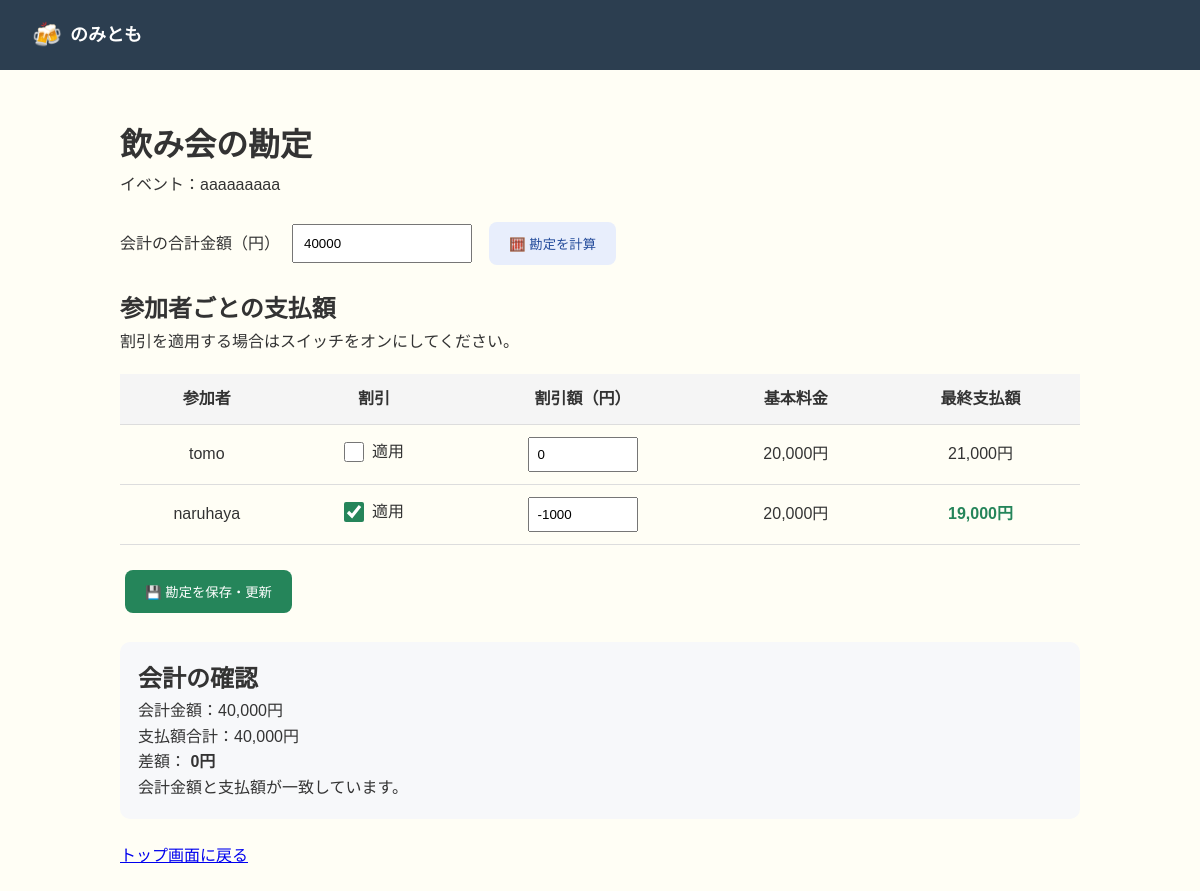
The app's page /event/9/billing (signed in) with its own data.
### tables this page shows
CREATE TABLE events (
    id INTEGER PRIMARY KEY AUTOINCREMENT,

    title TEXT NOT NULL,

    host_user_id INTEGER NOT NULL,

    places TEXT,
    dates TEXT,
    times TEXT,

    is_active BOOLEAN NOT NULL DEFAULT 1,

    created_at DATETIME NOT NULL DEFAULT (datetime('now','localtime')),

    finished_at DATETIME,

    FOREIGN KEY(host_user_id)
        REFERENCES users(id)
);

CREATE TABLE billings (
    id INTEGER PRIMARY KEY AUTOINCREMENT,
    event_id INTEGER NOT NULL UNIQUE,
    total_amount INTEGER NOT NULL CHECK(total_amount >= 0),
    created_at TEXT NOT NULL DEFAULT (datetime('now','localtime')),
    updated_at TEXT NOT NULL DEFAULT (datetime('now','localtime')),
    FOREIGN KEY (event_id) REFERENCES events(id)
);

CREATE TABLE users (
    id INTEGER PRIMARY KEY AUTOINCREMENT,
    username TEXT NOT NULL UNIQUE,
    email TEXT NOT NULL UNIQUE,
    password_hash TEXT NOT NULL,
    created_at DATETIME NOT NULL DEFAULT CURRENT_TIMESTAMP
);

CREATE TABLE billing_details (
    id INTEGER PRIMARY KEY AUTOINCREMENT,
    billing_id INTEGER NOT NULL,
    user_id INTEGER NOT NULL,
    base_amount INTEGER NOT NULL CHECK(base_amount >= 0),
    adjustment INTEGER NOT NULL DEFAULT 0,
    final_amount INTEGER NOT NULL CHECK(final_amount >= 0), discount_enabled INTEGER NOT NULL DEFAULT 0,
    FOREIGN KEY (billing_id) REFERENCES billings(id),
    FOREIGN KEY (user_id) REFERENCES users(id),
    UNIQUE (billing_id, user_id)
);

### app.py (the view, shortened to what this page needs)
@app.route("/event/<int:event_id>/billing", methods=["GET", "POST"])
def event_billing(event_id):
    if "user_id" not in session:
        return redirect(url_for("login"))
    user_id = session["user_id"]
    conn = get_db()
    conn.execute("PRAGMA foreign_keys = ON")
    try:
        event = conn.execute(
            "SELECT * FROM events WHERE id = ?", (event_id,)
        ).fetchone()
        if event is None:
            flash("イベントが見つかりません。")
            return redirect(url_for("index"))
        if event["host_user_id"] != user_id:
            flash("勘定を編集できるのは主催者のみです。")
            return redirect(url_for("index"))
        participants = conn.execute("""
            SELECT DISTINCT u.id, u.username AS name
            FROM votes v
            JOIN users u ON u.id = v.user_id
            WHERE v.event_id = ? AND v.is_join = 1
            ORDER BY u.id
        """, (event_id,)).fetchall()
        billing = conn.execute(
            "SELECT * FROM billings WHERE event_id = ?", (event_id,)
        ).fetchone()
        details = {}
        if billing:
            rows = conn.execute("""
                SELECT user_id, base_amount, adjustment,
                       final_amount, discount_enabled
                FROM billing_details
                WHERE billing_id = ?
            """, (billing["id"],)).fetchall()
            details = {row["user_id"]: dict(row) for row in rows}
        total_amount = billing["total_amount"] if billing else 0
        calculated = False
        error = None
        if calculated:
            shown_participants = display_participants
        else:
            base_amount = (
                calculate_base_amount(total_amount, len(participants))
                if participants and total_amount >= 0 else 0
            )
            shown_participants = []
            for p in participants:
                d = details.get(p["id"], {})
                enabled = d.get("discount_enabled", 0)
                adjustment = d.get("adjustment", -1000)
                shown_participants.append({
                    "id": p["id"],
                    "name": p["name"],
                    "base_amount": d.get("base_amount", base_amount),
                    "adjustment": adjustment,
                    "discount_enabled": enabled,
                    "final_amount": d.get("final_amount", base_amount),
                })
        paid_total = sum(
            p["final_amount"] for p in shown_participants
        )
        difference = total_amount - paid_total
        return render_template(
            "billing.html",
            event=event,
            participants=shown_participants,
            total_amount=total_amount,
            paid_total=paid_total,
            difference=difference,
            billing=billing,
            calculated=calculated,
            error=error,
        )
    finally:
        conn.close()

### app.py (called while the page is built)
def calculate_base_amount(total_amount, participant_count):
    if total_amount < 0:
        raise ValueError("合計金額は0円以上で入力してください。")
    if participant_count <= 0:
        raise ValueError("参加者がいません。")
    return (total_amount // participant_count // 10) * 10

def get_db():
    conn = sqlite3.connect(DB_NAME)
    conn.row_factory = sqlite3.Row
    return conn

### templates/billing.html (shortened to what this page needs)
<!DOCTYPE html>
<html lang="ja">
<head>
    <link rel="stylesheet" href="{{ url_for('static', filename='css/style.css') }}">
</head>
<body>
    <header class="header">
        <div class="header-logo">
            <span class="beer-icon">🍻</span>
            <span class="header-title">のみとも</span>
        </div>
    </header>
    <main class="billing-container">
        <h1>飲み会の勘定</h1>
        <p>イベント：{{ event.title }}</p>
        <form method="POST">
            <div class="billing-input">
                <label for="total_amount">会計の合計金額（円）</label>
                <input type="number" id="total_amount" name="total_amount" min="0" step="1" value="{{ total_amount }}"
                    required>
                <button type="submit" name="action" value="calculate" class="billing-button calculate-button">
                    🧮 勘定を計算
                </button>
            </div>
            <h2>参加者ごとの支払額</h2>
            <p>割引を適用する場合はスイッチをオンにしてください。</p>
            {% if participants %}
            <div class="billing-table-wrapper">
                <table class="billing-table">
                    <thead>
                        <tr>
                            <th>参加者</th>
                            <th>割引</th>
                            <th>割引額（円）</th>
                            <th>基本料金</th>
                            <th>最終支払額</th>
                        </tr>
                    </thead>
                    <tbody>
                        {% for p in participants %}
                        <tr>
                            <td>{{ p.name }}</td>
                            <td>
                                <label class="discount-switch">
                                    <input type="checkbox" name="discount_enabled_{{ p.id }}" {% if p.discount_enabled
                                        %}checked{% endif %}>
                                    <span>適用</span>
                                </label>
                            </td>
                            <td>
                                <input type="number" class="adjustment-input" name="adjustment_{{ p.id }}"
                                    value="{{ p.adjustment }}" step="1" aria-label="{{ p.name }}の割引額">
                            </td>
                            <td>{{ "{:,}".format(p.base_amount) }}円</td>
                            <td>
                                {% if p.discount_enabled %}
                                <span class="discounted">
                                    {{ "{:,}".format(p.final_amount) }}円
                                </span>
                                {% else %}
                                {{ "{:,}".format(p.final_amount) }}円
                                {% endif %}
                            </td>
                        </tr>
                        {% endfor %}
                    </tbody>
                </table>
            </div>
            <button type="submit" name="action" value="save" class="billing-button save-button">
                💾 勘定を保存・更新
            </button>
            {% else %}
            <p>参加すると回答したユーザーはいません。</p>
            {% endif %}
        </form>
        <section class="billing-summary">
            <h2>会計の確認</h2>
            <p>会計金額：{{ "{:,}".format(total_amount) }}円</p>
            <p>支払額合計：{{ "{:,}".format(paid_total) }}円</p>
            <p>
                差額：
                <strong>{{ "{:,}".format(difference) }}円</strong>
            </p>
            {% if difference == 0 %}
            <p>会計金額と支払額が一致しています。</p>
            {% elif difference > 0 %}
            <p>あと{{ "{:,}".format(difference) }}円を配分する必要があります。</p>
            {% else %}
            <p>会計金額より{{ "{:,}".format(-difference) }}円多く設定されています。</p>
            {% endif %}
        </section>
        <p style="margin-top: 24px;">
            <a href="{{ url_for('index') }}">トップ画面に戻る</a>
        </p>
    </main>
</body>
</html>

### static/css/style.css (style rules this page uses)
:root { --primary-color: #F5A623; --primary-hover: #E09000; --primary-light: #FFF8E7; --secondary-color: #2C3E50; --text-primary: #333333; --text-secondary: #666666; --text-muted: #999999; --background: #FFFEF5; --white: #FFFFFF; --border-color: #E0E0E0; --error-color: #E74C3C; --success-color: #27AE60; --shadow-sm: 0 2px 4px rgba(0, 0, 0, 0.05); --shadow-md: 0 4px 12px rgba(0, 0, 0, 0.1); --shadow-lg: 0 8px 24px rgba(0, 0, 0, 0.12); --radius-sm: 8px; --radius-md: 12px; --radius-lg: 16px; --radius-full: 50px; }
* { margin: 0; padding: 0; box-sizing: border-box; }
body { font-family: 'Hiragino Sans', 'Hiragino Kaku Gothic ProN', 'Noto Sans JP', sans-serif; background-color: var(--background); color: var(--text-primary); line-height: 1.6; min-height: 100vh; }
.header { background-color: var(--secondary-color); color: var(--white); padding: 16px 32px; display: flex; justify-content: space-between; align-items: center; position: sticky; top: 0; z-index: 100; }
.header-logo { display: flex; align-items: center; gap: 8px; }
.beer-icon { font-size: 24px; }
.header-title { font-size: 18px; font-weight: 600; }

### templates/billing.html (style rules this page uses)
.billing-container { max-width: 1000px; margin: 30px auto; padding: 20px; }
.billing-input { display: flex; flex-wrap: wrap; align-items: center; gap: 12px; margin: 20px 0; }
.billing-input input { width: 180px; padding: 10px; }
.billing-table-wrapper { overflow-x: auto; }
.billing-table { width: 100%; border-collapse: collapse; margin: 20px 0; }
.billing-table th, .billing-table td { padding: 12px; border-bottom: 1px solid #ddd; text-align: center; }
.billing-table th { background: #f5f5f5; }
.discount-switch { display: inline-flex; align-items: center; gap: 8px; cursor: pointer; white-space: nowrap; }
.discount-switch input { width: 20px; height: 20px; accent-color: #25855a; cursor: pointer; }
.adjustment-input { width: 110px; padding: 8px; }
.billing-button { padding: 12px 20px; border: none; border-radius: 8px; cursor: pointer; margin: 5px; }
.calculate-button { background: #e8eefc; color: #234b9b; }
.save-button { background: #25855a; color: white; }
.billing-summary { background: #f7f8fa; border-radius: 10px; padding: 18px; margin-top: 24px; }
.discounted { color: #25855a; font-weight: bold; }

### records on screen
events: title "aaaaaaaaa"
billings: total_amount "40000", total_amount "40,000"
users: name "tomo"
billing_details: base_amount "20,000", final_amount "21,000"
users: name "naruhaya"
billing_details: adjustment "-1000", base_amount "20,000", final_amount "19,000"

### other values on screen
{{ "{:,}".format(paid_total) }} "40,000"
{{ "{:,}".format(difference) }} "0"
